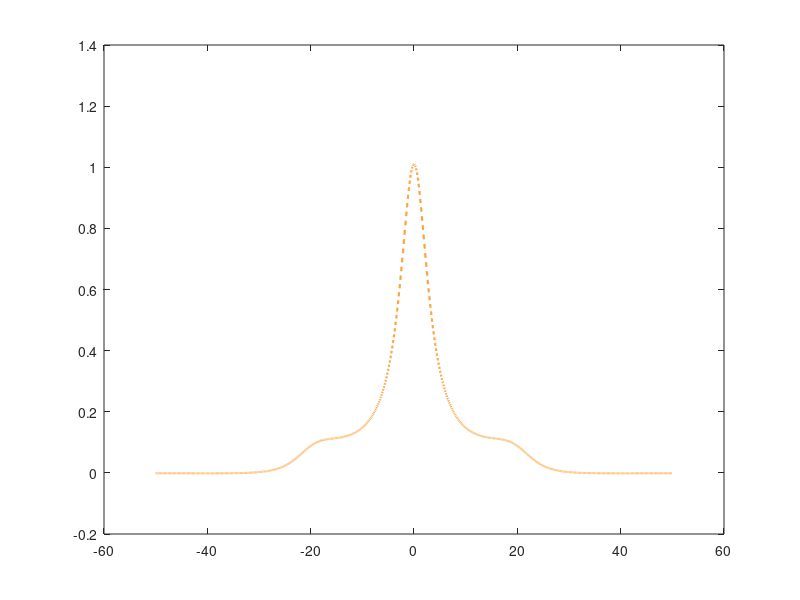

This chart was generated by the following MATLAB code: (Note: this script raises an error after producing the figure.)
clear;
close all;
ax = gca;

deltap=-5.0e12:0.001e12:5.0e12;
deltac=1;
deltad=0;
deltab=0;
phi=0;
omegac=2.0e12;
omegap=2.0e12;
omegad=0e12;
omegab=1.0e12;
g21=1.51e11;
g31=3.03e12;
g41=3.03e12;
K=1.24e15;
c=3e8;
l=6.49e12;
X = (deltap-deltab+(1i/2).*g21);
Y = (deltap-deltac+(1i/2).*g31);
Z = (deltap+deltad+(1i/2).*g41);

Dp=(X.*Z-abs(omegac).^2);
D = (deltap).*(deltap+deltad).*(deltap+deltac+1i*g31/2)-abs(omegab)^2.*(deltap+deltac+1i*g31/2)-abs(omegac)^2.*(deltap+deltad);
A=((2.*c.*K)./(omegap));
chi1=((-A.*Dp)./D);

re = [0.98 0.52 0];
bl = [0.12 0.61 0.73];

%subplot(2,2,1);
plot(deltap./10.^11,imag(chi1),'--', 'Color', [0.98 0.52 0],'LineWidth',1.5);
hold on;
plot(deltap./10.^11,real(chi1),  'bl', 'LineWidth',1.5);
legend({'Img \chi^{(1)}', 'Re \chi^{(1)}'});
xlabel('\Delta_p', 'Fontsize', 12, 'Fontweight', 'bold');
ylabel('\chi^{(1)}', 'Fontsize', 12, 'Fontweight', 'bold');
%gtext('\Omega_b=2, \Omega_c=3, \Omega_d=0', 'Fontsize', 12, 'color', 'blue');
grid on;